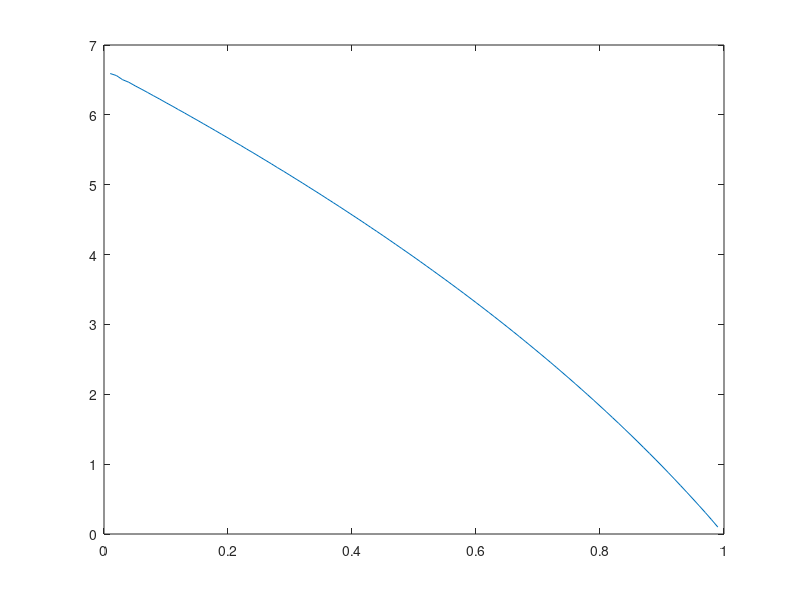

Reproduce this figure in MATLAB.
c = 0; %Define a counter for vector indexes

R1_ = 0.01 : 0.01 : 1; %Define R1 vector from 0 to max User 1 Capity
[R2_x, a_x, b_x] = deal(NaN*ones(1,c)); %Pre allocating vector sizes 

for R1 = 0.01 : 0.01 : 1 %For each R1 value, assign a optimized alpha and beta

    c = c + 1; %Vector index + 1

    alpha = 0.01 : 0.01 : 1; %Set a vector of alpha ( For each alpha optimize beta )

    beta = alpha.*(2.^(R1./alpha) - 1); %From C(x) clear beta variable
    beta(beta>1) = NaN; %Due to the limits, 0 <|= beta <|= 1, if not NaN value
    R2 = NaN*ones(100,1); %R2 size = R1 size

    for i = 1 : length(alpha) %For each alpha, get a R2 Capacity vector

       R2(i) = (1 - alpha(i))*log2( 1 + (1 - beta(i)).*100./(1 - alpha(i)) ); % C(x)

    end

    [R2_x(c),i_x] = max(R2); %With R2 for each alpha, find max R2 value, vector index
    b_x(c) = beta(i_x); %Get beta optimal value
    a_x(c) = alpha(i_x); %Get alpha optimal value

    %R2_x represents the vector with maximum values for each R1
    %And we get it, yeyy :)

end

plot(R1_,R2_x) %Plot Capacity regions